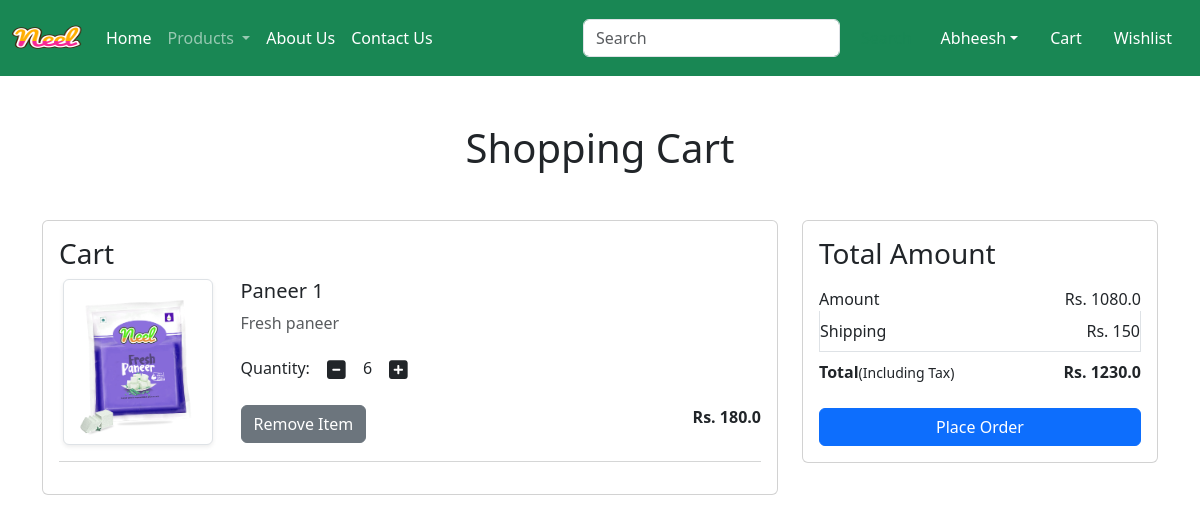
The app's page /cart/ (signed in) with its own data.
### app/models.py (models this page shows, shortened)
class Cart(models.Model):
    user = models.ForeignKey(User, on_delete=models.CASCADE)
    product = models.ForeignKey(Product, on_delete=models.CASCADE)
    quantity = models.PositiveBigIntegerField(default=1)

class Product(models.Model):
    title = models.CharField(max_length=100)
    selling_price = models.FloatField()
    discounted_price = models.FloatField()
    description = models.TextField()
    composition = models.TextField(default="")
    prodapp = models.TextField(default="")
    category = models.CharField(choices=CATEGORY_CHOICES, max_length=2)
    product_image = models.ImageField(upload_to="product")

### app/views.py (the view)
# urls.py: path("cart/", views.show_cart, name="show-cart"),
def show_cart(req):
    user = req.user
    cart = Cart.objects.filter(user=user)
    amount = 0
    for prod in cart:
        value = prod.quantity * prod.product.discounted_price
        amount += value
    totalamount = amount + 150
    return render(req, "app/addtocart.html", locals())

### app/templates/app/addtocart.html (shortened to what this page needs)
{% extends "app/base.html" %}
{% load static %}
{% block main %}
    <div class="container my-5">
        <div class="row">
            {% if cart %}
                <h1 class="text-center mb-5">Shopping Cart</h1>
                <div class="col-sm-8">
                    <div class="card">
                        <div class="card-body">
                            <h3>Cart</h3>
                            {% for item in cart %}
                                <div class="row">
                                    <div class="col-sm-3 text-center align-self-center">
                                        <img src="{{item.product.product_image.url}}" alt="" class="img-fluid img-thumbnail shadow-sm" height="150" width="150">
                                    </div>
                                    <div class="col-sm-9">
                                            <div>
                                                <h5>{{item.product.title}}</h5>
                                                <p class="mb-2 text-muted smalll">{{item.product.description}}</p>
                                                <div class="my-3">
                                                    <label for="quantity">Quantity: </label>
                                                    <a class="minus-cart btn" pid={{item.product.id}}><i class="fas fa-minus-square fa-lg"></i></a>
                                                    <span id="quantity">{{item.quantity}}</span>
                                                    <a class="plus-cart btn" pid={{item.product.id}}><i class="fas fa-plus-square fa-lg"></i></a>
                                                </div>
                                                <div class="d-flex justify-content-between">
                                                    <a href="#" class="remove-cart btn btn-secondary mr-3" pid={{item.product.id}}>Remove Item</a>
                                                    <p class="mb-0"><span><strong>Rs. {{item.product.discounted_price}}</strong></span></p>
                                                </div>
                                        </div>
                                    </div>
                                </div>
                                <hr class="text-muted">
                            {% endfor %}
                        </div>
                    </div>
                </div>
                <div class="col-sm-4">
                    <div class="card">
                        <div class="card-body">
                            <h3>Total Amount</h3>
                            <ul class="list-group">
                                <li class="list-group-item d-flex justify-content-between align-items-center border-0 px-0 pb-0">Amount <span id="amount">Rs. {{amount}}</span></li>
                                <li class="list-group-item d-flex justify-content-between align-items-center px-0">Shipping <span id="amount">Rs. 150</span></li>
                                <li class="list-group-item d-flex justify-content-between align-items-center border-0 px-0 mb-3">
                                    <div>
                                        <strong>Total</strong><small>(Including Tax)</small>
                                    </div>
                                    <span id="totalamount"><strong>Rs. {{totalamount}}</strong></span>
                                </li>
                            </ul>
                            <div class="d-grid">
                                <a href="{% url 'checkout' %}" class="btn btn-primary">Place Order</a>
                            </div>
                        </div>
                    </div>
                </div>
                {% else %}
                    <h1 class="text-center mb-5">Cart is Empty</h1>
            {% endif %}
        </div>
    </div>
{% endblock main %}

### records on screen
Cart: product.product_image (picture), product "Paneer 1", product.description "Fresh paneer", quantity "6", product.discounted_price "180.0"

### other values on screen
{{ amount }} "1080.0"
{{ totalamount }} "1230.0"
